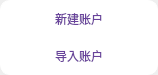
<?xml version="1.0" encoding="UTF-8"?>
<ui version="4.0">
 <class>ChooseAddAccountDialog</class>
 <widget class="QDialog" name="ChooseAddAccountDialog">
  <property name="geometry">
   <rect>
    <x>0</x>
    <y>0</y>
    <width>158</width>
    <height>75</height>
   </rect>
  </property>
  <property name="font">
   <font>
    <family>微软雅黑</family>
   </font>
  </property>
  <property name="windowTitle">
   <string>Dialog</string>
  </property>
  <widget class="QPushButton" name="newBtn">
   <property name="geometry">
    <rect>
     <x>0</x>
     <y>0</y>
     <width>158</width>
     <height>38</height>
    </rect>
   </property>
   <property name="styleSheet">
    <string notr="true">QPushButton{color:rgb(105,67,155);border:1px solid white;border-top-left-radius:10px;border-top-right-radius:10px;background-color: white}
QPushButton:hover{color:white;border:1px solid  rgb(105,67,155);background-color: rgb(105,67,155);}</string>
   </property>
   <property name="text">
    <string>新建账户</string>
   </property>
  </widget>
  <widget class="QPushButton" name="importBtn">
   <property name="geometry">
    <rect>
     <x>0</x>
     <y>37</y>
     <width>158</width>
     <height>38</height>
    </rect>
   </property>
   <property name="styleSheet">
    <string notr="true">QPushButton{color:rgb(105,67,155);border:1px solid white;border-bottom-left-radius:10px;border-bottom-right-radius:10px;background-color: white}
QPushButton:hover{color:white;border:1px solid  rgb(105,67,155);background-color: rgb(105,67,155);}</string>
   </property>
   <property name="text">
    <string>导入账户</string>
   </property>
  </widget>
 </widget>
 <resources/>
 <connections/>
</ui>
